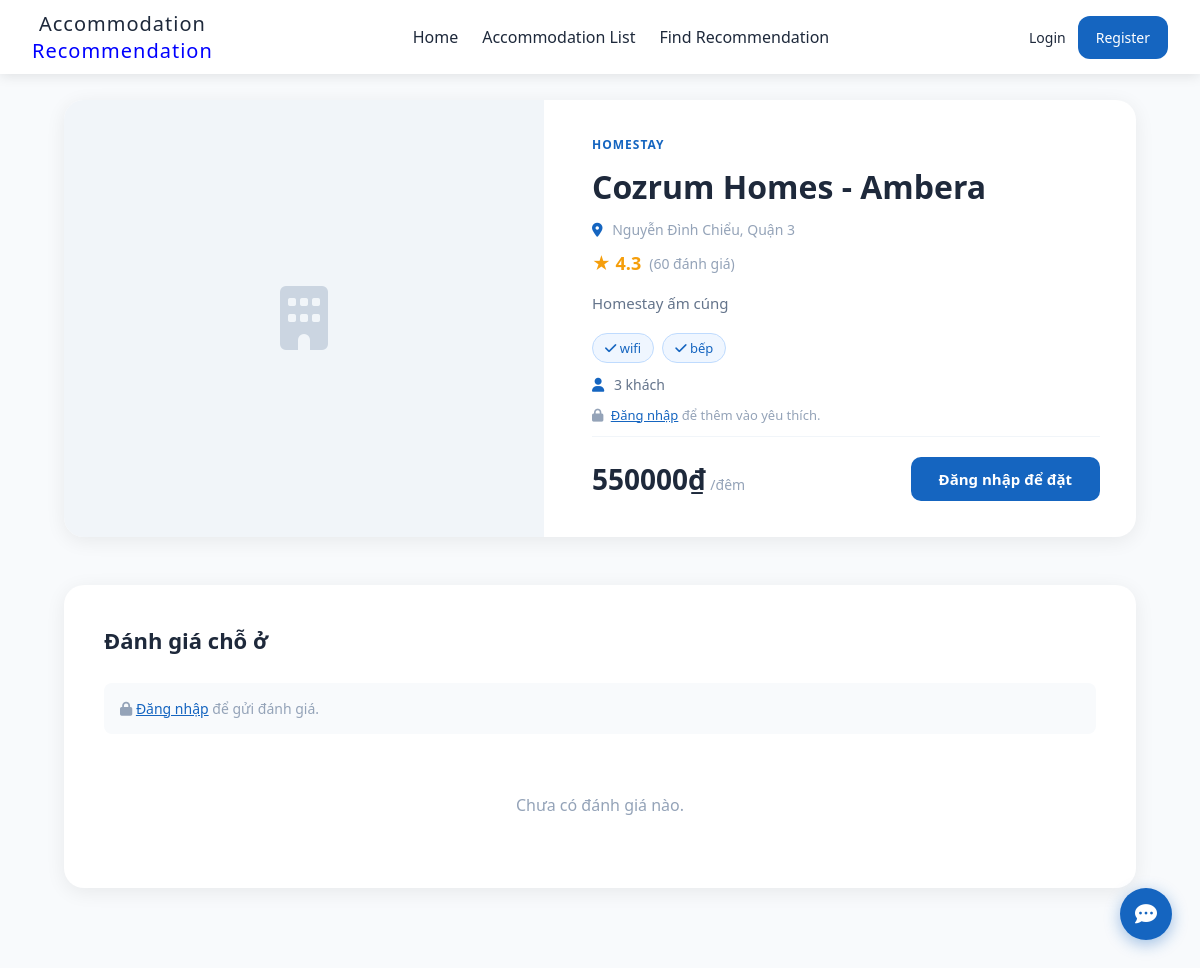
/accommodations/163/, run on the app's committed database.
### accommodations/models.py (models this page shows, shortened)
class Accommodation(models.Model):
    TYPE_CHOICES = [
        ('hotel', 'Hotel'),
        ('homestay', 'Homestay'),
        ('hostel', 'Hostel'),
        ('apartment', 'Apartment'),
    ]
    accommodation_code = models.CharField(max_length=50, null=True, blank=True)
    name = models.CharField(max_length=200)
    accommodation_type = models.CharField(max_length=20, choices=TYPE_CHOICES)
    area = models.CharField(max_length=100)
    address = models.CharField(max_length=255)
    price_per_night = models.IntegerField()
    capacity = models.IntegerField()
    rating = models.FloatField(default=0)
    review_count = models.IntegerField(default=0)
    amenities = models.JSONField(default=list, blank=True)
    description = models.TextField(blank=True)
    image_url = models.URLField(blank=True, null=True)  # ← thêm dòng này
    latitude = models.FloatField(null=True, blank=True)
    longitude = models.FloatField(null=True, blank=True)

### accommodations/views.py (the view)
# urls.py: path('<int:pk>/', views.accommodation_detail, name='accommodation_detail'),
def accommodation_detail(request, pk):
    accommodation = get_object_or_404(Accommodation, pk=pk)
    approved_reviews = AccommodationReview.objects.filter(
        accommodation=accommodation,
        is_approved=True
    ).order_by('-created_at')
    return render(request, 'accommodations/accommodation_detail.html', {
        'accommodation': accommodation
    })

### templates/accommodations/accommodation_detail.html
{% extends 'base.html' %}
{% load static %}
{% block content %}
<div class="detail-page">
    <div class="detail-top">
        <div class="detail-img-wrap">
            {% if accommodation.image_url %}
                <img src="{{ accommodation.image_url }}" alt="{{ accommodation.name }}" class="detail-img" />
            {% else %}
                <div class="detail-img detail-img-placeholder">
                    <i class="fa-solid fa-building" style="font-size:64px; color:#cbd5e1;"></i>
                </div>
            {% endif %}
        </div>
        <div class="detail-info">
            <p class="detail-type">{{ accommodation.accommodation_type }}</p>
            <h1 class="detail-name">{{ accommodation.name }}</h1>
            <p class="detail-address">
                <i class="fa-solid fa-location-dot"></i>
                {{ accommodation.address }}, {{ accommodation.area }}
            </p>
            <div class="detail-rating">
                <span class="stars">★ {{ accommodation.rating }}</span>
                <span class="review-count">({{ accommodation.review_count }} đánh giá)</span>
            </div>
            <p class="detail-desc">{{ accommodation.description }}</p>
            <div class="detail-amenities">
                {% for amenity in accommodation.amenities %}
                    <span class="amenity-tag"><i class="fa-solid fa-check"></i> {{ amenity }}</span>
                {% endfor %}
            </div>
            <div class="detail-meta">
                <span><i class="fa-solid fa-user"></i> {{ accommodation.capacity }} khách</span>
            </div>
            {% if user.is_authenticated %}
                <div class="detail-favorite">
                    <a href="/accounts/favorite/add/{{ accommodation.id }}/" class="fav-btn">
                        <i class="fa-regular fa-heart"></i> Thêm yêu thích
                    </a>
                    <a href="/accounts/favorite/remove/{{ accommodation.id }}/" class="fav-btn remove">
                        <i class="fa-solid fa-heart-crack"></i> Xóa yêu thích
                    </a>
                </div>
            {% else %}
                <p class="fav-notice">
                    <i class="fa-solid fa-lock"></i>
                    <a href="/accounts/login/">Đăng nhập</a> để thêm vào yêu thích.
                </p>
            {% endif %}
            <div class="detail-book">
                <div class="detail-price">
                    <span class="price-num">{{ accommodation.price_per_night|floatformat:0 }}₫</span>
                    <span class="price-night">/đêm</span>
                </div>
                {% if user.is_authenticated %}
                    <button class="book-btn">Book Now</button>
                {% else %}
                    <a href="/accounts/login/" class="book-btn">Đăng nhập để đặt</a>
                {% endif %}
            </div>
        </div>
    </div>
    <div class="detail-reviews">
        <h2 class="review-title">Đánh giá chỗ ở</h2>
        {% if user.is_authenticated %}
        <div class="review-form-wrap">
            <h3>Viết đánh giá</h3>
            <form method="post" action="/accommodations/review/{{ accommodation.id }}/" class="review-form">
                {% csrf_token %}
                <div class="review-form-top">
                    <label>Số sao:</label>
                    <select name="score" class="score-select">
                        <option value="5">★★★★★ 5 sao</option>
                        <option value="4">★★★★ 4 sao</option>
                        <option value="3">★★★ 3 sao</option>
                        <option value="2">★★ 2 sao</option>
                        <option value="1">★ 1 sao</option>
                    </select>
                </div>
                <textarea name="comment" rows="3" placeholder="Nhận xét của bạn..." class="review-textarea"></textarea>
                <button type="submit" class="review-submit-btn">Gửi đánh giá</button>
            </form>
        </div>
        {% else %}
        <div class="review-login-notice">
            <i class="fa-solid fa-lock"></i>
            <a href="/accounts/login/">Đăng nhập</a> để gửi đánh giá.
        </div>
        {% endif %}
        <div class="review-list">
            {% for review in approved_reviews %}
            <div class="review-card">
                <div class="review-header">
                    <div class="review-avatar">{{ review.user.username|slice:":1"|upper }}</div>
                    <div>
                        <p class="review-username">{{ review.user.username }}</p>
                        <p class="review-date">{{ review.created_at|date:"d/m/Y" }}</p>
                    </div>
                    <div class="review-score">
                        {% for i in "12345" %}
                            {% if forloop.counter <= review.score %}
                                <span style="color:#f59e0b;">★</span>
                            {% else %}
                                <span style="color:#e2e8f0;">★</span>
                            {% endif %}
                        {% endfor %}
                    </div>
                </div>
                <p class="review-comment">{{ review.comment }}</p>
            </div>
            {% empty %}
                <p style="color:#94a3b8; text-align:center; padding:32px 0;">Chưa có đánh giá nào.</p>
            {% endfor %}
        </div>
    </div>
</div>
{% endblock %}

### static/css.css (style rules this page uses)
* { margin: 0; padding: 0; box-sizing: border-box; }
.body { background-color: white; font-family: system-ui, -apple-system, BlinkMacSystemFont, "Segoe UI", Roboto, sans-serif; }
.detail-page { padding: 100px 64px 80px; background: #f8fafc; min-height: 100vh; }
.detail-top { display: flex; gap: 48px; background: #fff; border-radius: 20px; overflow: hidden; box-shadow: 0 4px 20px rgba(0,0,0,0.07); margin-bottom: 48px; }
.detail-img-wrap { flex-shrink: 0; width: 480px; }
.detail-img { width: 100%; height: 100%; object-fit: cover; display: block; min-height: 360px; }
.detail-img-placeholder { display: flex; align-items: center; justify-content: center; background: #f1f5f9; min-height: 360px; }
.detail-info { flex: 1; padding: 36px 36px 36px 0; display: flex; flex-direction: column; gap: 12px; }
.detail-type { font-size: 12px; font-weight: 700; color: #1565c0; text-transform: uppercase; letter-spacing: 1px; margin: 0; }
.detail-name { font-size: 32px; font-weight: 800; color: #1e293b; margin: 0; }
.detail-address { font-size: 14px; color: #94a3b8; margin: 0; }
.detail-address i { color: #1565c0; margin-right: 6px; }
.detail-rating { display: flex; align-items: center; gap: 8px; }
.stars { color: #f59e0b; font-size: 18px; font-weight: 700; }
.review-count { color: #94a3b8; font-size: 14px; }
.detail-desc { font-size: 15px; color: #64748b; line-height: 1.7; margin: 4px 0; }
.detail-amenities { display: flex; flex-wrap: wrap; gap: 8px; }
.amenity-tag { background: #eff6ff; color: #1565c0; font-size: 13px; padding: 5px 12px; border-radius: 999px; border: 1px solid #bfdbfe; }
.detail-meta { font-size: 14px; color: #64748b; }
.detail-meta i { color: #1565c0; margin-right: 6px; }
.fav-notice { font-size: 13px; color: #94a3b8; margin: 0; }
.fav-notice a { color: #1565c0; }
.fav-notice i { margin-right: 4px; }
.detail-book { display: flex; align-items: center; justify-content: space-between; margin-top: auto; padding-top: 20px; border-top: 1px solid #f1f5f9; }
.detail-price { display: flex; align-items: baseline; gap: 4px; }
.price-num { font-size: 28px; font-weight: 800; color: #1e293b; }
.price-night { font-size: 14px; color: #94a3b8; }
.book-btn { background: #1565c0; color: #fff; border: none; border-radius: 10px; padding: 12px 28px; font-size: 15px; font-weight: 600; cursor: pointer; text-decoration: none; transition: background 0.2s; }
.detail-reviews { background: #fff; border-radius: 20px; padding: 40px; box-shadow: 0 4px 20px rgba(0,0,0,0.07); }
.review-title { font-size: 22px; font-weight: 700; color: #1e293b; margin: 0 0 28px; }
.review-login-notice { color: #94a3b8; font-size: 14px; margin-bottom: 28px; padding: 16px; background: #f8fafc; border-radius: 8px; }
.review-login-notice a { color: #1565c0; }
.review-list { display: flex; flex-direction: column; gap: 16px; }

### data on the page
Accommodation: accommodation_type "HOMESTAY", name "Cozrum Homes - Ambera", address "Nguyễn Đình Chiểu", area "Quận 3", rating "4.3", review_count "60", description "Homestay ấm cúng", capacity "3", price_per_night "550000"

### other printed values
{{ amenity }} "wifi" "bếp"
